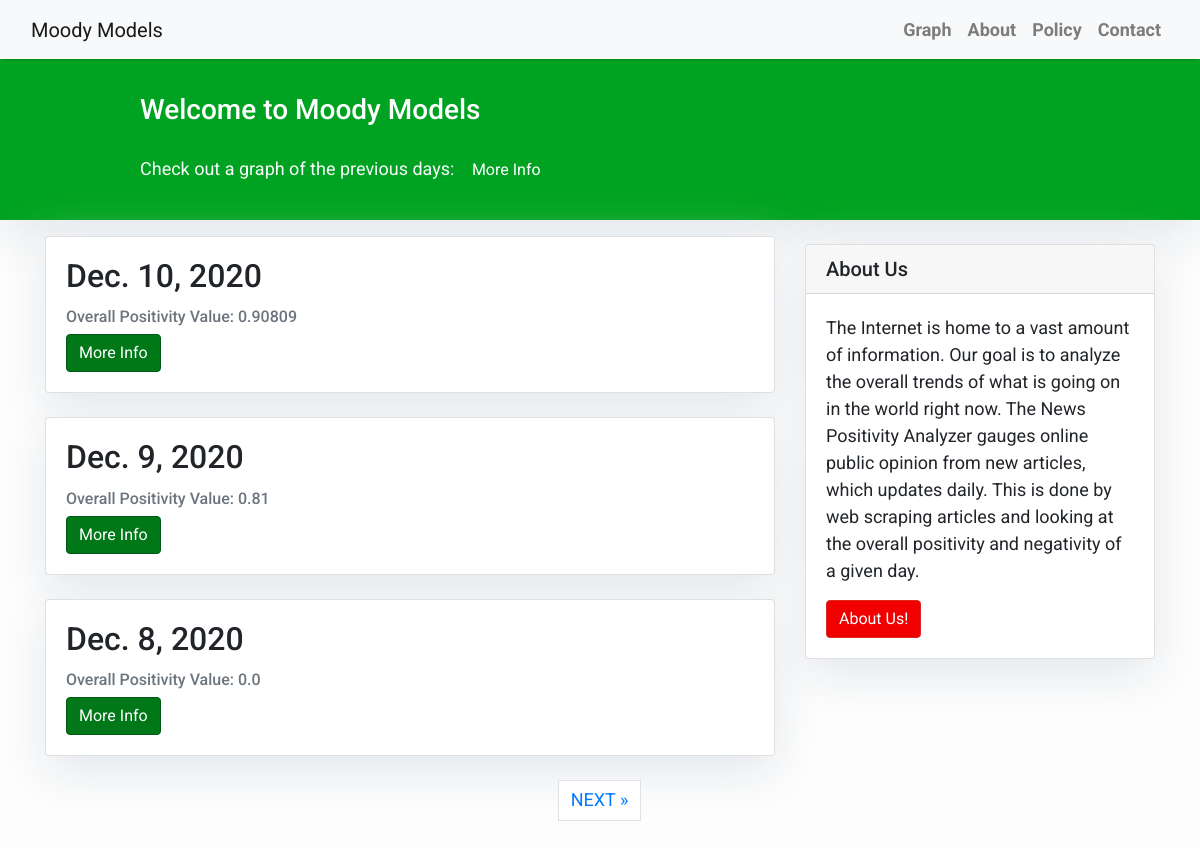
The page / on the database its author committed.
### AIDataModeler/models.py (models this page shows, shortened)
class DaySentimentData(models.Model):
    date = models.DateField()
    date_str = models.SlugField()
    word_map_path = models.CharField(max_length=50, default="");
    outlet_sentiment = models.ForeignKey(OutletSentiment,
                                          on_delete=models.DO_NOTHING, null=True, blank=True, related_name='sentiment')
    class Meta:
        ordering = ['-date']

class OutletSentiment(models.Model):
    unique_key_name = models.CharField(max_length=50, unique=True);
    cnn = models.FloatField()
    politico = models.FloatField()
    usa_today = models.FloatField()
    upi = models.FloatField()
    federalist = models.FloatField()
    average = models.FloatField()
    average_consevative = models.FloatField()
    average_liberal = models.FloatField()
    objects = SentimentManager()

### AIDataModeler/views.py (the view)
# urls.py: path("", views.DayList, name ='home'),
def DayList(request):
  all_days = DaySentimentData.objects.all()
  paginator = Paginator(all_days, 3)  # 3 posts in each page
  page = request.GET.get('page')
  try:
      days = paginator.page(page)
  except PageNotAnInteger:
      days = paginator.page(1)
  except EmptyPage:
        days = paginator.page(paginator.num_pages)
  context = {
        'days': days
  }
  return render(request, 'index.html', context)

### templates/index.html (shortened to what this page needs)
{% extends "base.html" %}
{% block content %}
<header class="masthead">
    <div class="container">
        <div class="row">
            <div class=" col-md-8 col-md-10 mx-auto">
                <div class="site-heading">
                    <h3 class=" site-heading my-4 mt-3 text-white"> Welcome to Moody Models </h3>
                    <p class="text-light">Check out a graph of the previous days:
                        <a href="{% url 'day_graph'%}" class="btn head_text">More Info</a>
                    </p>
                </div>
            </div>
        </div>
    </div>
</header>
<div class="container">
    <div class="row">
        <div class="col-md-8 mt-3 left">
            {% for day in days %}
            <div class="card mb-4">
                <div class="card-body">
                    <h2 class="card-title">{{ day.date }}</h2>
                    <p class="card-text text-muted h6">Overall Positivity Value: {{ day.outlet_sentiment.average }} </p>
                    <a href="{% url 'sentiment_details' day.date_str  %}" class="btn btn-info">More Info</a>
                </div>
            </div>
            {% endfor %}
        </div>
         {% block sidebar %} {% include 'sidebar.html' %} {% endblock sidebar %}
    </div>
</div>
{% if days.has_other_pages %}
  <ul class="pagination justify-content-center">
    {% if days.has_next %}
    <li><a href="?page={{ days.next_page_number }}" class="page-link"> NEXT &raquo;</a></li>
   {% endif %}
  </ul>
{% endif %}
{%endblock%}

### templates/base.html (style rules this page uses)
body { font-family: "Roboto", sans-serif; font-size: 17px; background-color: #fdfdfd; }
.btn-info { color: #fff; background-color: #007818; border-color: #005711; }
.masthead { background: #00a321; height: auto; padding-bottom: 15px; box-shadow: 0 16px 48px #E3E7EB; padding-top: 10px; }

### templates/index.html (style rules this page uses)
body { font-family: "Roboto", sans-serif; font-size: 18px; background-color: #fdfdfd; }
.head_text { color: white; }
.card { box-shadow: 0 16px 48px #E3E7EB; }

### templates/sidebar.html (style rules this page uses)
.card { box-shadow: 0 16px 48px #E3E7EB; }

### rows shown on the page
DaySentimentData: date "Dec. 10, 2020", outlet_sentiment.average "0.90809"
DaySentimentData: date "Dec. 9, 2020", outlet_sentiment.average "0.81"
DaySentimentData: date "Dec. 8, 2020", outlet_sentiment.average "0.0"
